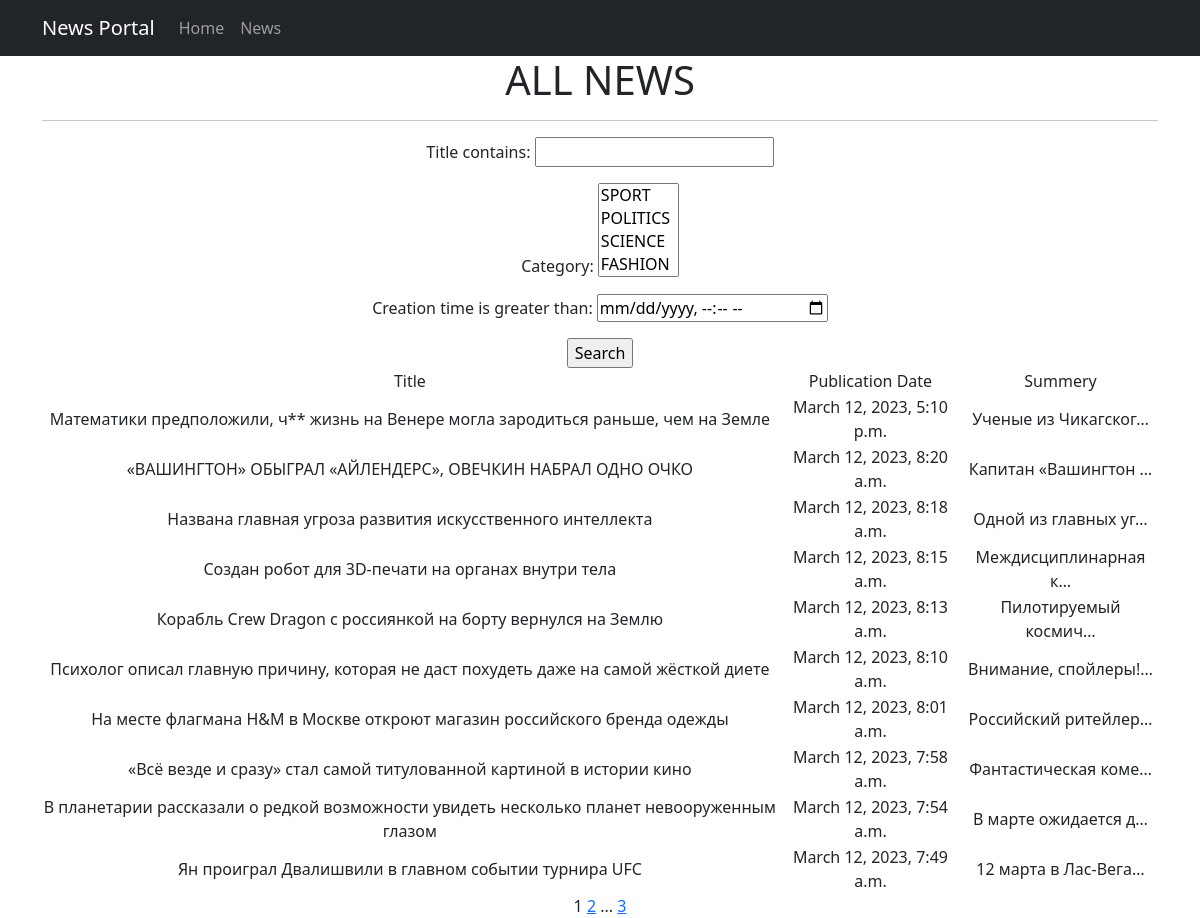
The app's page /news/search/ with its own data.
### News/models.py (models this page shows, shortened)
class Post(models.Model):
    ARTICLE = "AR"
    NEWS = "NW"
    CATEGORY_TYPES = [
        (ARTICLE, "Article"),
        (NEWS, "News"),
]
    author = models.ForeignKey(Author, on_delete=models.CASCADE)
    category_type = models.CharField(max_length=2, choices=CATEGORY_TYPES, default=ARTICLE)
    creation_time = models.DateTimeField(auto_now_add=True)
    post_category = models.ManyToManyField(Category, through="PostCategory")
    title = models.CharField(max_length=128)
    text = models.TextField()
    post_rating = models.IntegerField(default=0)

### News/views.py (the view)
# urls.py: path('search/', PostSearch.as_view(), name='post_search'),
class PostSearch(ListView):
    model = Post
    ordering = '-creation_time'
    template_name = 'search.html'
    context_object_name = 'news'
    paginate_by = 10
    def get_queryset(self):
        queryset = super().get_queryset()
        self.filterset = PostFilter(self.request.GET, queryset)
        return self.filterset.qs
    def get_context_data(self, **kwargs):
        context = super().get_context_data(**kwargs)
        context['filterset'] = self.filterset
        context['time_now'] = datetime.utcnow()
        return context

### News/models.py (called while the page is built)
    def __str__(self):
        return self.name

### News/templatetags/custom_filters.py (called while the page is built)
@register.filter()
def censor(text):
    BAD_WORDS = ['отказ', 'что', 'жизель', 'маррей']
    if not isinstance(text, str):
        raise TypeError(f'{type(text)} Не является строкой!')
    for b_word in text.split():
        if b_word.lower() in BAD_WORDS:
            text = text.replace(b_word, f'{b_word[0]}{"*" *(len(b_word)-1)}')
    return text

### News/templatetags/custom_tags.py (called while the page is built)
@register.simple_tag(takes_context=True)
def url_replace(context, **kwargs):
   d = context['request'].GET.copy()
   for k, v in kwargs.items():
       d[k] = v
   return d.urlencode()

### templates/search.html (shortened to what this page needs)
{% extends 'flatpages/default.html' %}
{% load custom_filters %}
{% load custom_tags %}
{% block content %}
    <h1>ALL NEWS</h1>
    <hr>
    <form action="" method="get">
        {{ filterset.form.as_p }}
        <input type="submit" value="Search" />
    </form>
    {% if news %}
        <table>
            <tr>
                <td>Title</td>
                <td>Publication Date</td>
                <td>Summery</td>
            </tr>
            {% for post in news %}
            <tr>
                <td>{{ post.title|censor }}</td>
                <td>{{ post.creation_time}}</td>
                <td>{{ post.text|censor|truncatechars:20 }}</td>
            </tr>
            {% endfor %}
        </table>
    {% else %}
        <h2>There are no news</h2>
    {% endif %}
    {{ page_obj.number }}
    {% if page_obj.has_next %}
       <a href="?{% url_replace page=page_obj.next_page_number %}">{{ page_obj.next_page_number }}</a>
       {% if paginator.num_pages != page_obj.next_page_number %}
           ...
           <a href="?{% url_replace page=page_obj.paginator.num_pages %}">{{ page_obj.paginator.num_pages }}</a>
       {% endif %}
   {% endif %}
{% endblock content %}

### records on screen
Post: title|censor "Математики предположили, ч** жизнь на Венере могла зародиться раньше, чем на Земле", creation_time "March 12, 2023, 5:10 p.m.", text|censor "Ученые из Чикагског…"
Post: title|censor "«ВАШИНГТОН» ОБЫГРАЛ «АЙЛЕНДЕРС», ОВЕЧКИН НАБРАЛ ОДНО ОЧКО", creation_time "March 12, 2023, 8:20 a.m.", text|censor "Капитан «Вашингтон …"
Post: title|censor "Названа главная угроза развития искусственного интеллекта", creation_time "March 12, 2023, 8:18 a.m.", text|censor "Одной из главных уг…"
Post: title|censor "Создан робот для 3D-печати на органах внутри тела", creation_time "March 12, 2023, 8:15 a.m.", text|censor "Междисциплинарная к…"
Post: title|censor "Корабль Crew Dragon с россиянкой на борту вернулся на Землю", creation_time "March 12, 2023, 8:13 a.m.", text|censor "Пилотируемый космич…"
Post: title|censor "Психолог описал главную причину, которая не даст похудеть даже на самой жёсткой диете", creation_time "March 12, 2023, 8:10 a.m.", text|censor "Внимание, спойлеры!…"
Post: title|censor "На месте флагмана H&M в Москве откроют магазин российского бренда одежды", creation_time "March 12, 2023, 8:01 a.m.", text|censor "Российский ритейлер…"
Post: title|censor "«Всё везде и сразу» стал самой титулованной картиной в истории кино", creation_time "March 12, 2023, 7:58 a.m.", text|censor "Фантастическая коме…"
Post: title|censor "В планетарии рассказали о редкой возможности увидеть несколько планет невооруженным глазом", creation_time "March 12, 2023, 7:54 a.m.", text|censor "В марте ожидается д…"
Post: title|censor "Ян проиграл Двалишвили в главном событии турнира UFC", creation_time "March 12, 2023, 7:49 a.m.", text|censor "12 марта в Лас-Вега…"

### other values on screen
{{ page_obj.number }} "1"
{{ page_obj.next_page_number }} "2"
{{ page_obj.paginator.num_pages }} "3"
